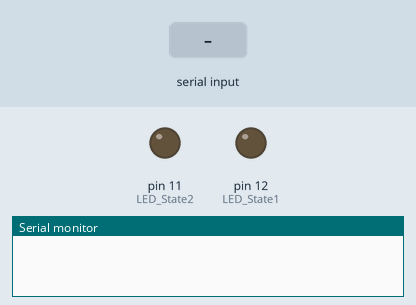
Simulated run of this sketch. Board: Arduino Uno, built with avr-gcc and run on an emulated ATmega328P. Parts: output pins drawn as LEDs (lit = HIGH), the last lines printed to the serial monitor. The inputs (shaded band) are chosen by the test bench.

Above: at 1.2 s.
1.3 s: "ON\n" received over Serial
At 1.6 s:
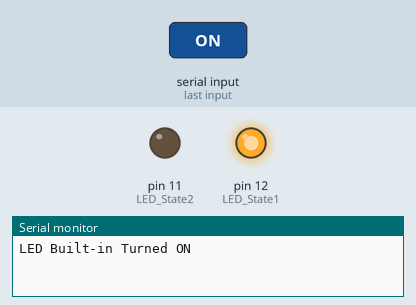
2.8 s: "90,45\n" received over Serial
At 3.9 s:
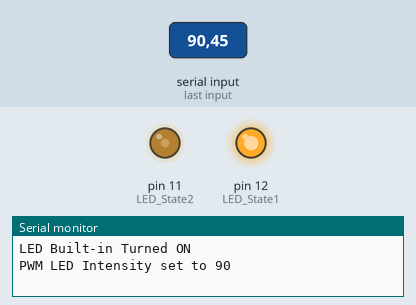
4.3 s: "OFF\n" received over Serial
At 5.1 s:
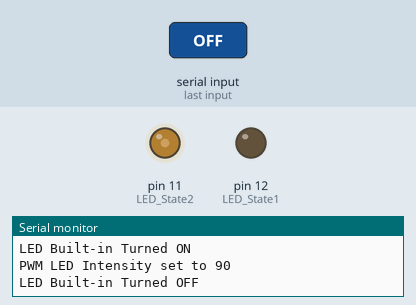
5.8 s: "30,150\n" received over Serial
At 6.2 s:
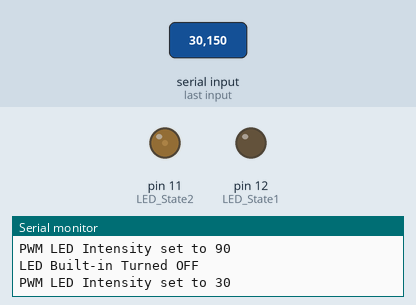
7.3 s: "200\n" received over Serial
At 8.5 s:
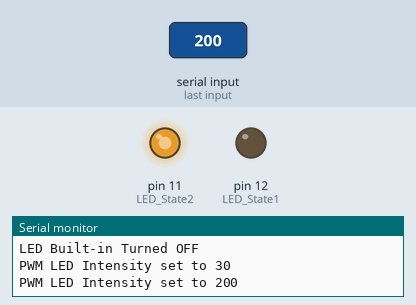
8.8 s: "90\n" received over Serial
At 9.7 s:
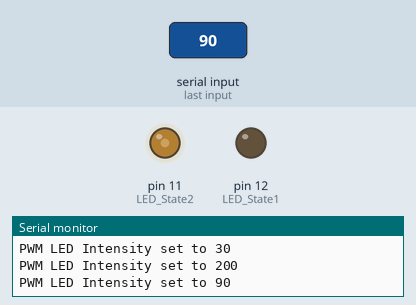
Timing chart, 0 to 11.3 s (numbered marks = the images above; inputs shaded):
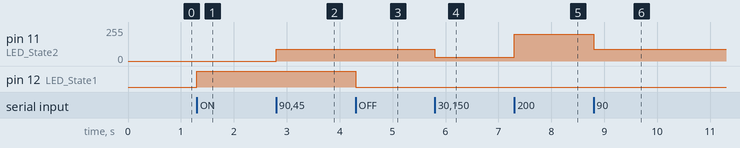

Measured:
- after the input at 1.3 s, pin 12 (LED_State1): LOW → HIGH at once
- after the input at 2.8 s, pin 11 (LED_State2): 0/255 → 90/255 at once
- after the input at 4.3 s, pin 12 (LED_State1): HIGH → LOW at once
- after the input at 5.8 s, pin 11 (LED_State2): 90/255 → 30/255 at once
- after the input at 7.3 s, pin 11 (LED_State2): 30/255 → 200/255 at once
- after the input at 8.8 s, pin 11 (LED_State2): 200/255 → 90/255 at once

The sketch:

main.ino
```cpp
int LED_State1 =12;
int LED_State2 = 11;

void setup() {
  Serial.begin(115200);  // Mulai komunikasi serial
  pinMode(LED_State1, OUTPUT);  // Tetapkan pin LED built-in sebagai output
  pinMode(LED_State2, OUTPUT);  // Tetapkan pin LED PWM sebagai output
  digitalWrite(LED_State1, LOW); // Awalnya lampu built-in dalam kondisi mati
  analogWrite(LED_State2, 0);  // Awalnya LED PWM dalam kondisi mati
}

void loop() {
  if (Serial.available() > 0) {
    // Baca perintah dari serial
    String command = Serial.readStringUntil('\n');

    // Cek apakah perintahnya "ON", "OFF", atau intensitas angka (0-255)
    command.trim();  // Hapus spasi atau newline dari string

    if (command == "ON") {
      // Nyalakan LED built-in
      digitalWrite(LED_State1, HIGH);
      Serial.println("LED Built-in Turned ON");
    }
    else if (command == "OFF") {
      // Matikan LED built-in
      digitalWrite(LED_State1, LOW);
      Serial.println("LED Built-in Turned OFF");
    }
    else {
      // Coba konversi perintah menjadi angka untuk intensitas LED PWM (0-255)
      int intensity = command.toInt();
      if (intensity >= 0 && intensity <= 255) {
        analogWrite(LED_State2, intensity);  // Atur intensitas LED PWM
        Serial.print("PWM LED Intensity set to ");
        Serial.println(intensity);
      }
    }
  }
}
```
